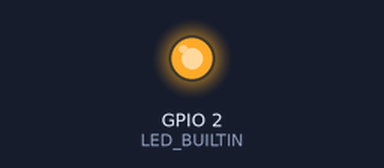
Bench run of a sketch on a simulated ESP32. Parts: output pins drawn as LEDs (lit = HIGH). What the sketch prints to the serial monitor is not drawn.

Above: at 3.75 s.
Timing chart, 0 to 6.7 s (numbered marks = the images above):
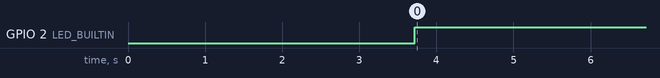

The sketch:

motor_calibration.ino
```cpp
/**
 * motor_calibration.ino
 *
 * PURPOSE: Determine the correct physical spin direction of each motor
 * independently, so you can set LEFT_MOTOR_INVERTED and RIGHT_MOTOR_INVERTED
 * correctly in esp32_rover_firmware.ino.
 *
 * HOW TO USE:
 *   1. Flash this sketch to the ESP32 (rename esp32_rover_firmware.ino
 *      temporarily, or use a separate PlatformIO env).
 *   2. Open Serial Monitor at 115200 baud.
 *   3. Watch the motor spin and compare to what the Serial output says.
 *   4. Note your findings and set the flags in the main firmware.
 *
 * EXPECTED RESULTS for a correctly wired differential-drive rover:
 *   - "LEFT  motor → FORWARD (CW)" should make the left wheel push the
 *     rover forward (wheel spins so rover moves ahead).
 *   - "RIGHT motor → FORWARD (CW)" should make the right wheel push the
 *     rover forward.
 *   If either is opposite, set the corresponding INVERTED flag = true.
 *
 * NOTE: Only one motor runs at a time. The other is always stopped.
 * This sketch does NOT use micro-ROS — it runs standalone.
 */

#define RX1_PIN          16
#define TX1_PIN          17
#define RX2_PIN          14
#define TX2_PIN          13
#define MODBUS_BAUD_RATE 9600
#define LED_BUILTIN      2

#define LEFT_MOTOR_SLAVE_ID  7
#define RIGHT_MOTOR_SLAVE_ID 2

#define REG_CONTROL  2
#define REG_SPEED    14
#define CTRL_CW      257
#define CTRL_CCW     265
#define CTRL_DISABLE 256

#define TEST_RPM     80   // Safe, slow RPM for visual inspection
#define RUN_MS      2000  // How long each test phase runs (ms)
#define PAUSE_MS    1000  // Pause between tests

HardwareSerial motorSerialL(1);
HardwareSerial motorSerialR(2);

// ---------------------------------------------------------------------------
// Direct Modbus write — identical to main firmware
// ---------------------------------------------------------------------------
void modbus_write(HardwareSerial &port, byte slave_id,
                  int address, unsigned int data) {
    byte AddrHi = (address >> 8) & 0xFF;
    byte AddrLo =  address       & 0xFF;
    byte DataHi = (data   >> 8) & 0xFF;
    byte DataLo =  data         & 0xFF;
    const byte FC = 0x06;
    byte sum = slave_id + FC + AddrHi + AddrLo + DataHi + DataLo;
    byte lrc = (byte)((~sum) + 1);
    char frame[20];
    snprintf(frame, sizeof(frame), ":%02X%02X%02X%02X%02X%02X%02X\r\n",
             slave_id, FC, AddrHi, AddrLo, DataHi, DataLo, lrc);
    port.print(frame);
}

void stop_motor(HardwareSerial &port, byte slave_id) {
    modbus_write(port, slave_id, REG_CONTROL, CTRL_DISABLE);
}

void run_motor(HardwareSerial &port, byte slave_id, int rpm, bool cw) {
    modbus_write(port, slave_id, REG_SPEED, (uint16_t)abs(rpm));
    delay(20);
    modbus_write(port, slave_id, REG_CONTROL, cw ? CTRL_CW : CTRL_CCW);
}

// ---------------------------------------------------------------------------
// Setup — stop all motors on boot
// ---------------------------------------------------------------------------
void setup() {
    Serial.begin(115200);
    pinMode(LED_BUILTIN, OUTPUT);
    digitalWrite(LED_BUILTIN, LOW);

    motorSerialL.begin(MODBUS_BAUD_RATE, SERIAL_8N1, RX1_PIN, TX1_PIN);
    motorSerialR.begin(MODBUS_BAUD_RATE, SERIAL_8N1, RX2_PIN, TX2_PIN);
    delay(200);

    stop_motor(motorSerialL, LEFT_MOTOR_SLAVE_ID);
    stop_motor(motorSerialR, RIGHT_MOTOR_SLAVE_ID);
    delay(500);

    Serial.println("====================================================");
    Serial.println(" MOTOR DIRECTION CALIBRATION");
    Serial.println("====================================================");
    Serial.println("Watch each motor carefully and note its spin direction.");
    Serial.println("Tests begin in 3 seconds...");
    Serial.println("====================================================");
    delay(3000);
    digitalWrite(LED_BUILTIN, HIGH);
}

// ---------------------------------------------------------------------------
// Loop — runs the calibration sequence once, then halts
// ---------------------------------------------------------------------------
bool calibration_done = false;

void loop() {
    if (calibration_done) {
        // Calibration complete — just blink LED slowly
        digitalWrite(LED_BUILTIN, !digitalRead(LED_BUILTIN));
        delay(500);
        return;
    }

    // ======================================================================
    // TEST 1: Left motor CW
    // ======================================================================
    Serial.println();
    Serial.println("TEST 1: LEFT motor → CW (CTRL=257)");
    Serial.println("  → Does the LEFT wheel push rover FORWARD? (Y/N)");
    run_motor(motorSerialL, LEFT_MOTOR_SLAVE_ID, TEST_RPM, true);
    delay(RUN_MS);
    stop_motor(motorSerialL, LEFT_MOTOR_SLAVE_ID);
    Serial.println("  Stopped.");
    delay(PAUSE_MS);

    // ======================================================================
    // TEST 2: Left motor CCW
    // ======================================================================
    Serial.println("TEST 2: LEFT motor → CCW (CTRL=265)");
    Serial.println("  → Does the LEFT wheel push rover FORWARD? (Y/N)");
    run_motor(motorSerialL, LEFT_MOTOR_SLAVE_ID, TEST_RPM, false);
    delay(RUN_MS);
    stop_motor(motorSerialL, LEFT_MOTOR_SLAVE_ID);
    Serial.println("  Stopped.");
    delay(PAUSE_MS);

    // ======================================================================
    // TEST 3: Right motor CW
    // ======================================================================
    Serial.println("TEST 3: RIGHT motor → CW (CTRL=257)");
    Serial.println("  → Does the RIGHT wheel push rover FORWARD? (Y/N)");
    run_motor(motorSerialR, RIGHT_MOTOR_SLAVE_ID, TEST_RPM, true);
    delay(RUN_MS);
    stop_motor(motorSerialR, RIGHT_MOTOR_SLAVE_ID);
    Serial.println("  Stopped.");
    delay(PAUSE_MS);

    // ======================================================================
    // TEST 4: Right motor CCW
    // ======================================================================
    Serial.println("TEST 4: RIGHT motor → CCW (CTRL=265)");
    Serial.println("  → Does the RIGHT wheel push rover FORWARD? (Y/N)");
    run_motor(motorSerialR, RIGHT_MOTOR_SLAVE_ID, TEST_RPM, false);
    delay(RUN_MS);
    stop_motor(motorSerialR, RIGHT_MOTOR_SLAVE_ID);
    Serial.println("  Stopped.");
    delay(PAUSE_MS);

    // ======================================================================
    // Summary instructions
    // ======================================================================
    Serial.println();
    Serial.println("====================================================");
    Serial.println(" CALIBRATION COMPLETE — Read and apply results:");
    Serial.println("====================================================");
    Serial.println(" In esp32_rover_firmware.ino, set:");
    Serial.println();
    Serial.println("   const bool LEFT_MOTOR_INVERTED  = ???;");
    Serial.println("   const bool RIGHT_MOTOR_INVERTED = ???;");
    Serial.println();
    Serial.println(" Rule: If Test 1 (CW) made left wheel go FORWARD:");
    Serial.println("   → LEFT_MOTOR_INVERTED = false");
    Serial.println(" If Test 2 (CCW) made left wheel go FORWARD:");
    Serial.println("   → LEFT_MOTOR_INVERTED = true");
    Serial.println();
    Serial.println(" Rule: If Test 3 (CW) made right wheel go FORWARD:");
    Serial.println("   → RIGHT_MOTOR_INVERTED = false");
    Serial.println(" If Test 4 (CCW) made right wheel go FORWARD:");
    Serial.println("   → RIGHT_MOTOR_INVERTED = true");
    Serial.println("====================================================");

    calibration_done = true;
}
```

Measured:
- by itself, GPIO 2 (LED_BUILTIN): HIGH → LOW at 15.9 s, → HIGH 0.50 s later, → LOW 0.50 s later, → HIGH 0.50 s later, … (229 changes in this stretch)
